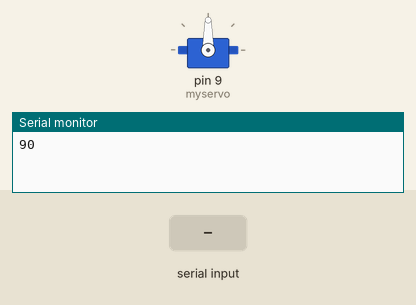
Simulated run of this sketch. Board: Arduino Uno, built with avr-gcc and run on an emulated ATmega328P. Parts: servo, the last lines printed to the serial monitor. The inputs (shaded band) are chosen by the test bench.

Above: at 1.2 s.
1.3 s: "1" received over Serial
At 2.3 s:
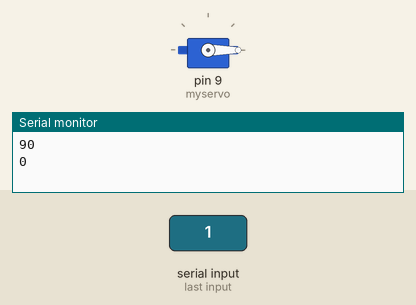
2.8 s: "3" received over Serial
At 3.4 s:
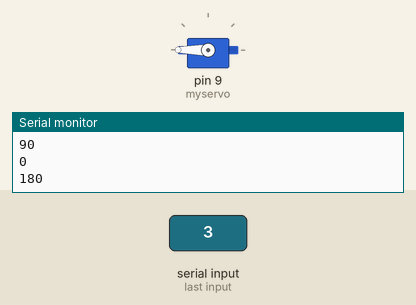
4.3 s: "0" received over Serial
At 4.6 s:
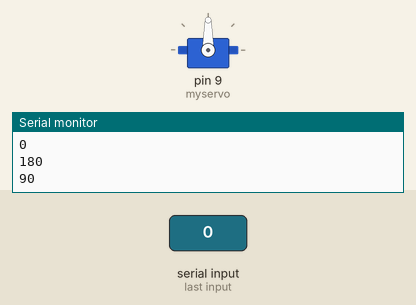
Timing chart, 0 to 7.3 s (numbered marks = the images above; inputs shaded):
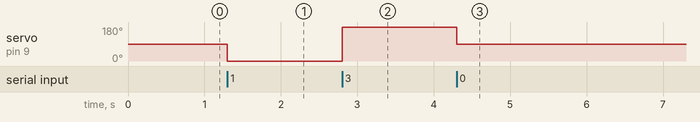

The sketch:

Projeto_ServoMotor_ComoMotor_Ajustavel.ino
```cpp
#include <Servo.h>
char c;
Servo myservo;
int pos;

void setup()
{
  Serial.begin(9600);
  myservo.attach(9);
  c = '0'; //parado
  pos = 90;
}

void loop()
{
    while (Serial.available()>0)
    {
    c = Serial.read();
    }


    if (c == '0'){pos = 90;Serial.println(pos);}
    if (c == '1'){pos = 0;Serial.println(pos);}
    if (c == '2'){pos = 85;Serial.println(pos);}
    if (c == '3'){pos = 180;Serial.println(pos);}
    if (c == '4'){pos = 95;Serial.println(pos);}
    c = 'x'; // Para limpar a serial

    myservo.write(pos);
}
```

Measured:
- after the input at 1.3 s, servo on pin 9 (myservo): 90° → 0° at once
- after the input at 2.8 s, servo on pin 9 (myservo): 0° → 180° at once
- after the input at 4.3 s, servo on pin 9 (myservo): 180° → 90° at once
